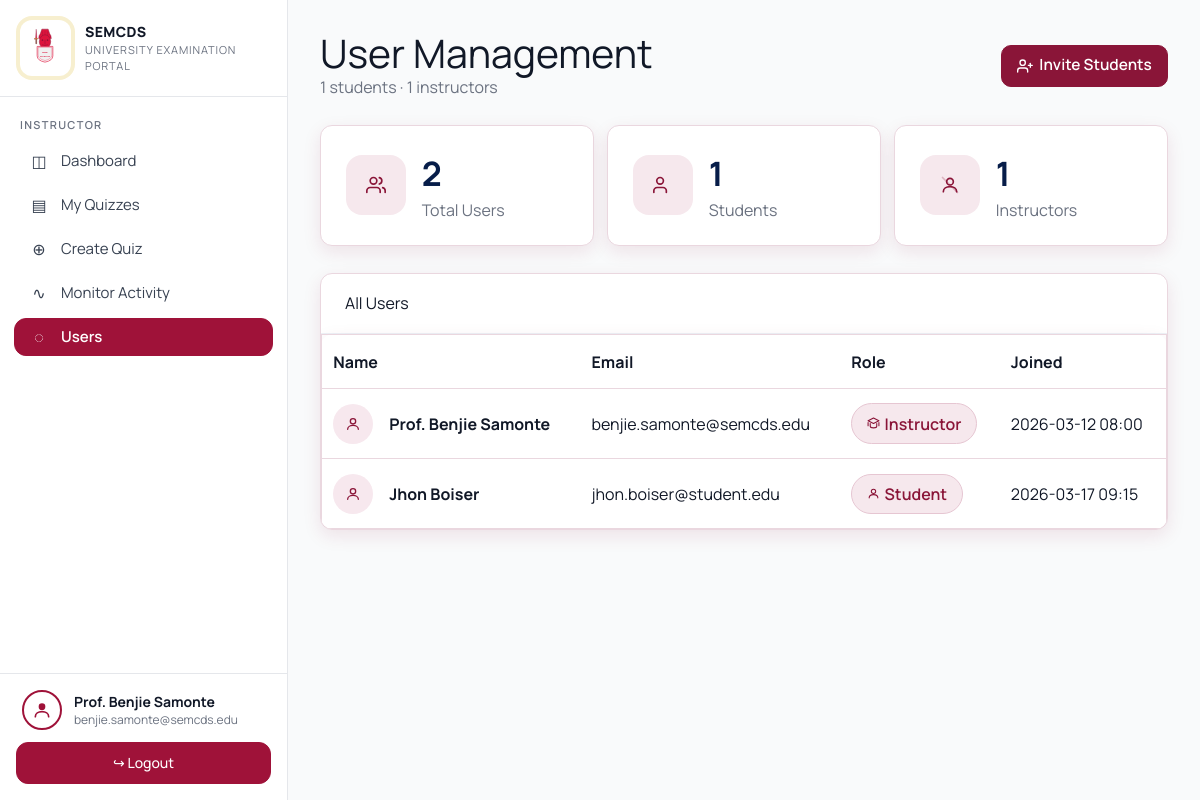
/UserManagement (signed in), run on the app's committed database.
### tables this page shows
CREATE TABLE users (
    id VARCHAR(50) PRIMARY KEY,
    email VARCHAR(255) NOT NULL UNIQUE,
    full_name VARCHAR(255) NOT NULL,
    role VARCHAR(20) NOT NULL CHECK (role IN ('admin', 'user')),
    password_hash TEXT NOT NULL,
    created_at DATETIME NOT NULL
);

### src/app.py (the view)
    @app.route("/UserManagement")
    @role_required("admin")
    def user_management():
        users = get_users()
        student_count = sum(1 for user in users if user["role"] == "user")
        instructor_count = sum(1 for user in users if user["role"] == "admin")
        return render_template(
            "user_management.html",
            users=users,
            total_users=len(users),
            student_count=student_count,
            instructor_count=instructor_count,
        )

### src/data.py (called while the page is built)
def using_supabase() -> bool:
    return bool(SUPABASE_API_URL and SUPABASE_SERVICE_ROLE_KEY)

def get_connection() -> sqlite3.Connection:
    DB_PATH.parent.mkdir(parents=True, exist_ok=True)
    connection = sqlite3.connect(DB_PATH)
    connection.row_factory = sqlite3.Row
    connection.execute("PRAGMA foreign_keys = ON")
    return connection

def get_users() -> list[dict]:
    if using_supabase():
        return _sort_rows(_sb_select("users"), "created_at")
    with get_connection() as connection:
        rows = connection.execute(
            "SELECT id, email, full_name, role, password_hash, created_at FROM users ORDER BY datetime(created_at), rowid"
        ).fetchall()
    return [dict(row) for row in rows]

def get_user_by_id(user_id: str) -> dict | None:
    if using_supabase():
        rows = _sb_select("users", {"id": user_id})
        return rows[0] if rows else None
    with get_connection() as connection:
        row = connection.execute(
            "SELECT id, email, full_name, role, password_hash, created_at FROM users WHERE id = ?",
            (user_id,),
        ).fetchone()
    return dict(row) if row else None

### src/templates/user_management.html (shortened to what this page needs)
{% extends "base.html" %}
{% block content %}
<section class="page-head">
    <div>
        <h1>User Management</h1>
        <p class="subhead">{{ student_count }} students &middot; {{ instructor_count }} instructors</p>
    </div>
    <button class="button primary invite-top-button" type="button" onclick="openInviteModal()">
        <span aria-hidden="true" style="display:inline-flex;align-items:center;margin-right:6px;">
        </span>
        Invite Students
    </button>
</section>
<section class="activity-stats-grid">
    <article class="stat-card">
        <div class="stat-icon rose">
        </div>
        <div>
            <strong>{{ total_users }}</strong>
            <span>Total Users</span>
        </div>
    </article>
    <article class="stat-card">
        <div class="stat-icon blue">
            <svg class="w-5 h-5" viewBox="0 0 24 24" fill="none" stroke="currentColor" stroke-width="2" stroke-linecap="round" stroke-linejoin="round" aria-hidden="true">
                <path d="M16 21v-2a4 4 0 0 0-4-4H5a4 4 0 0 0-4 4v2"></path>
                <circle cx="8.5" cy="7" r="4"></circle>
            </svg>
        </div>
        <div>
            <strong>{{ student_count }}</strong>
            <span>Students</span>
        </div>
    </article>
    <article class="stat-card">
        <div class="stat-icon mint">
            <svg class="w-5 h-5" viewBox="0 0 24 24" fill="none" stroke="currentColor" stroke-width="2" stroke-linecap="round" stroke-linejoin="round" aria-hidden="true">
                <circle cx="12" cy="8" r="4"></circle>
                <path d="M4 20c0-3.6 3.6-6 8-6s8 2.4 8 6"></path>
                <path d="M3 3l18 18" opacity="0.25"></path>
            </svg>
        </div>
        <div>
            <strong>{{ instructor_count }}</strong>
            <span>Instructors</span>
        </div>
    </article>
</section>
<section class="panel activity-table-panel">
    <div class="user-table-head">
        <h2>All Users</h2>
    </div>
    <table class="data-table">
        <thead>
            <tr>
                <th>Name</th>
                <th>Email</th>
                <th>Role</th>
                <th>Joined</th>
            </tr>
        </thead>
        <tbody>
            {% for user in users %}
            <tr>
                <td>
                    <div class="user-name-cell">
                        <span class="user-initial" aria-hidden="true">
                            <svg class="w-4 h-4" viewBox="0 0 24 24" fill="none" stroke="currentColor" stroke-width="2" stroke-linecap="round" stroke-linejoin="round">
                                <circle cx="12" cy="8" r="4"></circle>
                                <path d="M4 20c0-3.6 3.6-6 8-6s8 2.4 8 6"></path>
                            </svg>
                        </span>
                        <strong>{{ user.full_name }}</strong>
                    </div>
                </td>
                <td>{{ user.email }}</td>
                <td>
                    <span class="role-badge {% if user.role == 'admin' %}role-instructor{% else %}role-student{% endif %}">
                        {% if user.role == 'admin' %}
                        <svg width="13" height="13" viewBox="0 0 24 24" fill="none" stroke="currentColor" stroke-width="2" stroke-linecap="round" stroke-linejoin="round" style="margin-right:5px;">
                            <path d="M22 10v6M2 10v6"></path>
                            <path d="M12 2L2 7l10 5 10-5-10-5z"></path>
                            <path d="M6 12v5c0 1.8 2.7 3 6 3s6-1.2 6-3v-5"></path>
                        </svg>
                        {% else %}
                        <svg width="13" height="13" viewBox="0 0 24 24" fill="none" stroke="currentColor" stroke-width="2" stroke-linecap="round" stroke-linejoin="round" style="margin-right:5px;">
                            <circle cx="12" cy="8" r="4"></circle>
                            <path d="M4 20c0-3.6 3.6-6 8-6s8 2.4 8 6"></path>
                        </svg>
                        {% endif %}
                        {{ "Instructor" if user.role == "admin" else "Student" }}
                    </span>
                </td>
                <td>{{ user.created_at or user.joined or "-" }}</td>
            </tr>
            {% endfor %}
        </tbody>
    </table>
</section>
{% endblock %}

### src/templates/base.html (shortened to what this page needs)
<!doctype html>
<html lang="en">
<head>
    <script src="https://cdn.tailwindcss.com"></script>
    <link rel="stylesheet" href="{{ url_for('static', filename='css/style.css') }}">
    <link rel="stylesheet" href="{{ url_for('static', filename='css/tailwind-overrides.css') }}">
</head>
<body class="bg-gray-50 text-gray-900">
    {% if current_role %}
    <div class="flex h-screen relative">
        <aside id="app-sidebar" class="w-72 shrink-0 bg-white border-r border-gray-200 flex flex-col overflow-y-auto scrollbar-hide fixed inset-y-0 left-0 z-50 transform -translate-x-full transition-transform duration-200 ease-out lg:static lg:inset-auto lg:translate-x-0 lg:z-auto">
            <a href="{{ url_for('home') }}" class="flex items-center gap-3.5 px-5 py-5 border-b border-gray-200 hover:bg-gray-50 transition">
                <span class="w-14 h-14 flex items-center justify-center bg-white rounded-xl ring-4 ring-gold-light shadow-sm">
                </span>
                <div class="min-w-0">
                    <strong class="block text-sm font-extrabold text-gray-900 tracking-wide">SEMCDS</strong>
                    <span class="block text-[11px] leading-4 uppercase tracking-[0.08em] text-gray-500">University Examination Portal</span>
                </div>
            </a>
            <p class="px-5 pt-5 pb-2 text-[11px] uppercase tracking-[0.12em] font-semibold text-gray-500">
                {{ 'Instructor' if current_role == 'admin' else 'Student' }}
            </p>
            <nav class="flex-1 px-3.5 space-y-1.5">
                {% if current_role == 'admin' %}
                <a href="{{ url_for('dashboard') }}" class="flex items-center gap-3 px-3.5 py-2.5 rounded-xl border {% if current_endpoint == 'dashboard' %}bg-rose-800 text-white font-semibold border-rose-800 hover:bg-rose-100 hover:text-rose-800 hover:border-rose-200{% else %}text-gray-700 border-transparent hover:bg-rose-800 hover:text-white hover:border-rose-800{% endif %} transition">
                    <span class="w-5 text-center text-base leading-none">◫</span><span class="text-[15px] leading-none">Dashboard</span>
                </a>
                <a href="{{ url_for('quiz_manager') }}" class="flex items-center gap-3 px-3.5 py-2.5 rounded-xl border {% if current_endpoint == 'quiz_manager' %}bg-rose-800 text-white font-semibold border-rose-800 hover:bg-rose-100 hover:text-rose-800 hover:border-rose-200{% else %}text-gray-700 border-transparent hover:bg-rose-800 hover:text-white hover:border-rose-800{% endif %} transition">
                    <span class="w-5 text-center text-base leading-none">▤</span><span class="text-[15px] leading-none">My Quizzes</span>
                </a>
                <a href="{{ url_for('create_quiz') }}" class="flex items-center gap-3 px-3.5 py-2.5 rounded-xl border {% if current_endpoint == 'create_quiz' %}bg-rose-800 text-white font-semibold border-rose-800 hover:bg-rose-100 hover:text-rose-800 hover:border-rose-200{% else %}text-gray-700 border-transparent hover:bg-rose-800 hover:text-white hover:border-rose-800{% endif %} transition">
                    <span class="w-5 text-center text-base leading-none">⊕</span><span class="text-[15px] leading-none">Create Quiz</span>
                </a>
                <a href="{{ url_for('activity_monitor') }}" class="flex items-center gap-3 px-3.5 py-2.5 rounded-xl border {% if current_endpoint == 'activity_monitor' %}bg-rose-800 text-white font-semibold border-rose-800 hover:bg-rose-100 hover:text-rose-800 hover:border-rose-200{% else %}text-gray-700 border-transparent hover:bg-rose-800 hover:text-white hover:border-rose-800{% endif %} transition">
                    <span class="w-5 text-center text-base leading-none">∿</span><span class="text-[15px] leading-none">Monitor Activity</span>
                </a>
                <a href="{{ url_for('user_management') }}" class="flex items-center gap-3 px-3.5 py-2.5 rounded-xl border {% if current_endpoint == 'user_management' %}bg-rose-800 text-white font-semibold border-rose-800 hover:bg-rose-100 hover:text-rose-800 hover:border-rose-200{% else %}text-gray-700 border-transparent hover:bg-rose-800 hover:text-white hover:border-rose-800{% endif %} transition">
                    <span class="w-5 text-center text-base leading-none">◌</span><span class="text-[15px] leading-none">Users</span>
                </a>
                {% endif %}
            </nav>
            <div class="border-t border-gray-200 px-4 py-4 space-y-3">
                <div class="flex items-center gap-3 px-1.5">
                    <div class="w-10 h-10 flex items-center justify-center bg-white border-2 border-rose-800 text-rose-800 rounded-full shrink-0" aria-hidden="true">
                        <svg class="w-5 h-5" viewBox="0 0 24 24" fill="none" xmlns="http://www.w3.org/2000/svg">
                            <circle cx="12" cy="8" r="4" fill="currentColor"></circle>
                            <path d="M4 20c0-3.6 3.6-6 8-6s8 2.4 8 6" stroke="currentColor" stroke-width="2" stroke-linecap="round"></path>
                        </svg>
                    </div>
                    <div class="min-w-0 flex-1">
                        <strong class="block text-sm truncate">{{ current_user.full_name }}</strong>
                        <p class="text-xs text-gray-500 truncate">{{ current_user.email }}</p>
                    </div>
                </div>
                <a href="{{ url_for('logout') }}" class="w-full inline-flex items-center justify-center px-3.5 py-2.5 text-sm font-medium text-white bg-rose-800 border border-rose-800 hover:bg-rose-100 hover:text-rose-800 hover:border-rose-200 rounded-xl transition">
                    ↪ Logout
                </a>
            </div>
        </aside>
        <main class="flex-1 overflow-y-auto">
            <div class="max-w-7xl mx-auto p-6 md:p-8">
                {% block content %}{% endblock %}
            </div>
        </main>
    </div>
    {% else %}
        {% block public_content %}{% endblock %}
    {% endif %}
</body>
</html>

### src/templates/base.html (style rules this page uses)
body { font-family: 'Manrope', system-ui, sans-serif; }
.scrollbar-hide { -ms-overflow-style: none; scrollbar-width: none; }

### data on the page
users: full_name "Prof. Benjie Samonte", email "benjie.samonte@semcds.edu", role "Instructor", created_at "2026-03-12 08:00"
users: full_name "Jhon Boiser", email "jhon.boiser@student.edu", role "Student", created_at "2026-03-17 09:15"

### other printed values
{{ 'Instructor' if current_role == 'admin' else 'Student' }} "INSTRUCTOR"
{{ student_count }} "1"
{{ instructor_count }} "1"
{{ total_users }} "2"
